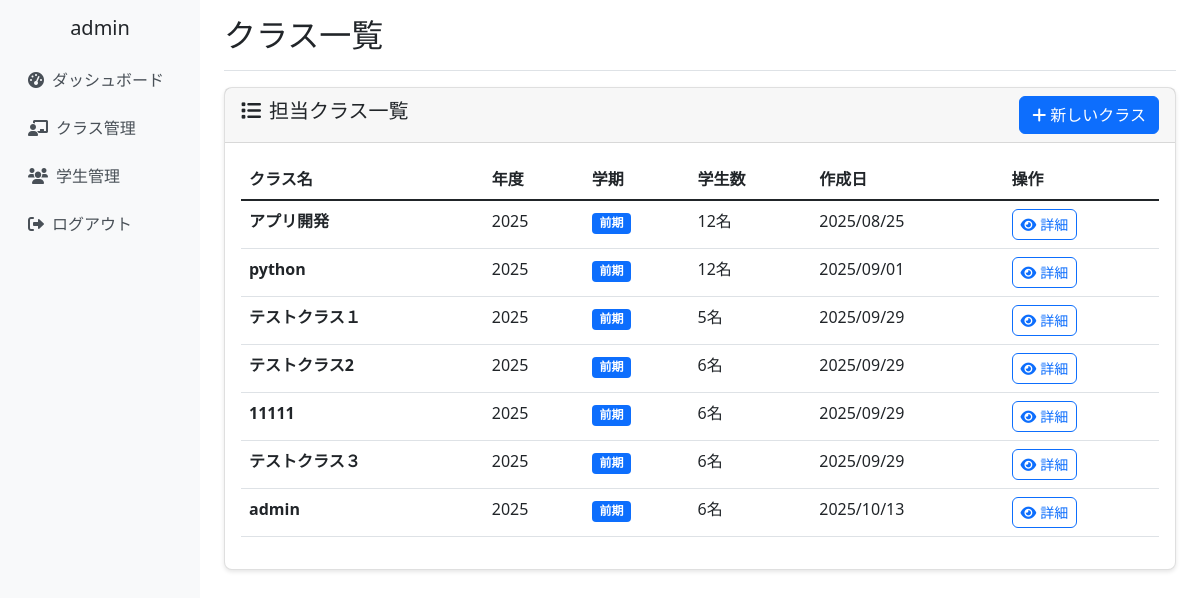
Page /classes/ (signed in) on the earlier database version.
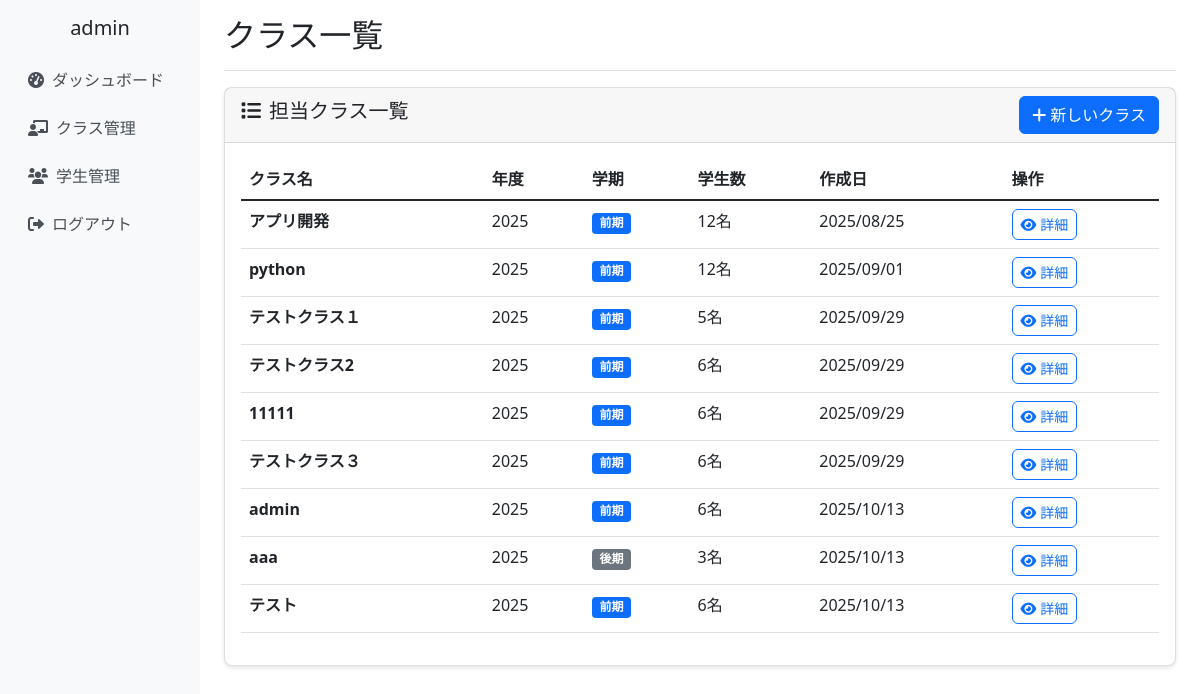
Same page on the later database version.
### school_management/models.py (models this page shows, shortened)
class ClassRoom(models.Model):
    SEMESTER_CHOICES = [
        ('first', '前期'),
        ('second', '後期'),
    ]
    class_name = models.CharField(max_length=100, verbose_name='クラス名')
    year = models.IntegerField(verbose_name='年度')
    semester = models.CharField(max_length=10, choices=SEMESTER_CHOICES, verbose_name='学期')
    teachers = models.ManyToManyField(Teacher, verbose_name='担当教員', related_name='classrooms')
    students = models.ManyToManyField(Student, blank=True, verbose_name='学生')
    created_at = models.DateTimeField(auto_now_add=True)
    updated_at = models.DateTimeField(auto_now=True)
    class Meta:
        verbose_name = 'クラス'
        verbose_name_plural = 'クラス'

### school_management/views.py (the view)
# urls.py: path('classes/', views.class_list_view, name='class_list'),
@login_required
def class_list_view(request):
    classes = ClassRoom.objects.filter(teachers=request.user)
    return render(request, 'school_management/class_list.html', {'classes': classes})

### school_management/templates/school_management/class_list.html (shortened to what this page needs)
{% extends 'school_management/base.html' %}
{% block page_title %}クラス一覧{% endblock %}
{% block content %}
<div class="row">
    <div class="col-12">
        <div class="card">
            <div class="card-header d-flex justify-content-between align-items-center">
                <h5><i class="fas fa-list me-2"></i>担当クラス一覧</h5>
                <a href="{% url 'school_management:class_create' %}" class="btn btn-primary">
                    <i class="fas fa-plus me-1"></i>新しいクラス
                </a>
            </div>
            <div class="card-body">
                {% if classes %}
                    <div class="table-responsive">
                        <table class="table table-hover">
                            <thead>
                                <tr>
                                    <th>クラス名</th>
                                    <th>年度</th>
                                    <th>学期</th>
                                    <th>学生数</th>
                                    <th>作成日</th>
                                    <th>操作</th>
                                </tr>
                            </thead>
                            <tbody>
                                {% for classroom in classes %}
                                <tr>
                                    <td>
                                        <strong>{{ classroom.class_name }}</strong>
                                    </td>
                                    <td>{{ classroom.year }}</td>
                                    <td>
                                        <span class="badge bg-{% if classroom.semester == 'first' %}primary{% else %}secondary{% endif %}">
                                            {{ classroom.get_semester_display }}
                                        </span>
                                    </td>
                                    <td>{{ classroom.students.count }}名</td>
                                    <td>{{ classroom.created_at|date:"Y/m/d" }}</td>
                                    <td>
                                        <a href="{% url 'school_management:class_detail' classroom.id %}"
                                           class="btn btn-outline-primary btn-sm">
                                            <i class="fas fa-eye me-1"></i>詳細
                                        </a>
                                    </td>
                                </tr>
                                {% endfor %}
                            </tbody>
                        </table>
                    </div>
                {% endif %}
            </div>
        </div>
    </div>
</div>
{% endblock %}

Differences in the rows shown:
added ClassRoom: class_name "aaa", year "2025", semester "後期", students.count "3", created_at "2025/10/13"
added ClassRoom: class_name "テスト", year "2025", semester "前期", students.count "6", created_at "2025/10/13"
